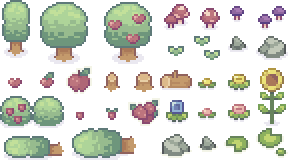
#> input picture game_source/Objects/Basic_Grass_Biom_things.png, 144 x 80 px, found by its file name (shown 2 times larger)
$ python extract_props.py game_source/Objects/Basic_Grass_Biom_things.png
#> lines starting #> are read from the running program, lines starting #| are printed output that depends on the picture; after the words box and inside, x2 and y2 are one past the last pixel; in counts of white or black regions, pixels touching at a corner belong together
#!/usr/bin/env python3
"""从图集里量出每个装饰物的包围盒。

素材包把对象**紧挨着**摆在一起(不留缝),所以不能按 16x16 网格切 ——
网格是一切,但每一格只是对象的一小块。这里用连通域(flood fill)把
"连在一起的不透明像素"归成一个对象,输出它的像素矩形。

顺便按调色板给一个**分类建议**(绿色=灌木 / 灰白=石头 / 褐色=木头),
同时打印 fill(不透明像素占包围盒的比例)。

注意:自动分类只是**建议**,不是答案。Sprout Lands 的石头本身就带灰绿色,
光看色相和草丛分不开,所以最终归类看的是 fill + 人眼复核。结果手抄进
`scripts/world/prop_db.gd` 的 `PROPS` 表 —— 那张表才是唯一权威。

用法(在项目根目录):
    python tools/extract_props.py game_source/Objects/Basic_Grass_Biom_things.png
"""
import sys
from collections import Counter, deque

import numpy as np
from PIL import Image


def components(path):
	"""返回 [(x, y, w, h, [(px, py), ...]), ...],按 y 再按 x 排序。"""
	alpha = np.array(Image.open(path).convert("RGBA"))
#> alpha is the input picture: shape (80, 144, 4); mean R, G, B, A 62.8, 64.7, 57.2, 98.3
	mask = alpha[:, :, 3] > 100
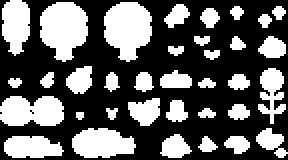
#> mask: shape (80, 144) bool (shown 2 times larger); 38.1% white; 35 white regions (1 under 20 px), largest, box (x1, y1, x2, y2) and area: (20, 1, 44, 31) 525, (52, 1, 76, 31) 525, (0, 48, 32, 63) 400
	height, width = mask.shape
#> height = 80; width = 144
	labels = -np.ones((height, width), dtype=int)
	found = []
	label = 0

	for sy in range(height):
		for sx in range(width):
			if not mask[sy, sx] or labels[sy, sx] >= 0:
				continue
			queue = deque([(sx, sy)])
			labels[sy, sx] = label
			pixels = []
			while queue:
				x, y = queue.popleft()
				pixels.append((x, y))
				for dy in (-1, 0, 1):
					for dx in (-1, 0, 1):
						nx, ny = x + dx, y + dy
						if 0 <= nx < width and 0 <= ny < height and mask[ny, nx] and labels[ny, nx] < 0:
							labels[ny, nx] = label
							queue.append((nx, ny))
			xs = [p[0] for p in pixels]
			ys = [p[1] for p in pixels]
			found.append((min(xs), min(ys), max(xs) - min(xs) + 1, max(ys) - min(ys) + 1, pixels))
			label += 1
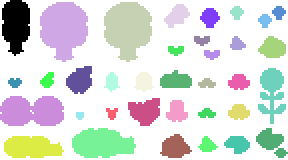
#> labels: shape (80, 144) int64 (shown 2 times larger); 36 distinct labels, from -1 to 34; one colour per label, 0 black, -1 white
#> after the loop, label = 35

	found.sort(key=lambda c: (c[1], c[0]))
	return alpha, found


def classify(alpha, pixels):
	"""按颜色给个种类建议。cream(米白)是描边色,单独统计不打分。"""
	score = Counter()
	for x, y in pixels:
		r, g, b = (int(v) for v in alpha[y, x, :3])
		if r > 235 and g > 235:
			continue
		if g >= r and g > b - 5:
			score["deco"] += 1          # 绿 -> 灌木 / 草
		elif r > g > b:
			score["wood"] += 1          # 褐 -> 木头
		elif abs(r - g) < 25 and abs(g - b) < 25:
			score["rock"] += 1          # 灰 -> 石头
	if not score:
		return "deco", score
	return score.most_common(1)[0][0], score

def main(path):
	alpha, found = components(path)
#> found = 35 items
	image = Image.open(path)
	print("# %s  %dx%d  %d objects" % (path, image.size[0], image.size[1], len(found)))
#| # game_source/Objects/Basic_Grass_Biom_things.png  144x80  35 objects
	for x, y, w, h, pixels in found:
		kind, score = classify(alpha, pixels)
		tall = "tree candidate" if h >= 20 else ""
		# fill = 不透明像素占包围盒的比例。石头/灌木是实心块(接近 1),
		# 草簇/花丛是稀疏的(0.2~0.4)—— 这是区分两者最靠谱的指标,
		# 因为 Sprout Lands 的石头本身就带灰绿色,光看色相分不出来。
		fill = len(pixels) / float(w * h)
		print("Rect2(%3d, %2d, %3d, %2d)  %-4s fill=%.2f %-14s %s" % (
			x, y, w, h, kind, fill, tall, dict(score)))
#> this loop made 35 passes
#> (x, y, w, h, kind, score, tall, fill) on passes 1 to 9: (1, 0, 14, 28, 'deco', {'deco': 267, 'wood': 37}, 'tree candidate', 0.776), (20, 1, 24, 30, 'deco', {'deco': 473, 'wood': 52}, 'tree candidate', 0.729), (52, 1, 24, 30, 'deco', {'deco': 395, 'wood': 55}, 'tree candidate', 0.729), (82, 2, 13, 12, 'wood', {'wood': 18}, '', 0.596), (115, 3, 7, 7, 'wood', {'wood': 2}, '', 0.673), (136, 3, 7, 7, 'wood', {'wood': 2}, '', 0.673), (100, 4, 10, 10, 'wood', {'wood': 14}, '', 0.68), (129, 7, 7, 7, 'wood', {'wood': 2}, '', 0.673), (97, 18, 8, 5, 'deco', {'deco': 30}, '', 0.75)
#> (x, y, w, h, kind, tall, fill) on pass 29: (38, 56, 4, 4, 'deco', '', 0.875)
#| Rect2(  1,  0,  14, 28)  deco fill=0.78 tree candidate {'deco': 267, 'wood': 37}
#| Rect2( 20,  1,  24, 30)  deco fill=0.73 tree candidate {'deco': 473, 'wood': 52}
#| Rect2( 52,  1,  24, 30)  deco fill=0.73 tree candidate {'deco': 395, 'wood': 55}
#| Rect2( 82,  2,  13, 12)  wood fill=0.60                {'wood': 18}
#| Rect2(115,  3,   7,  7)  wood fill=0.67                {'wood': 2}
#| Rect2(136,  3,   7,  7)  wood fill=0.67                {'wood': 2}
#| Rect2(100,  4,  10, 10)  wood fill=0.68                {'wood': 14}
#| Rect2(129,  7,   7,  7)  wood fill=0.67                {'wood': 2}
#> (further printed lines are left out)


if __name__ == "__main__":
	if len(sys.argv) < 2:
		print(__doc__)
		sys.exit(1)
	for argument in sys.argv[1:]:
		main(argument)

$ run again, with game_source/Objects/Basic_Furniture.png copied over game_source/Objects/Basic_Grass_Biom_things.png
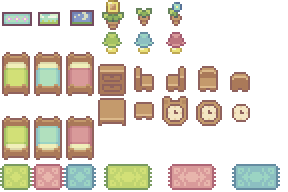
#> input picture game_source/Objects/Basic_Furniture.png, 144 x 96 px, found by its file name (shown 2 times larger)
#> in components, alpha is the input picture: shape (96, 144, 4); mean R, G, B, A 65.2, 58.4, 47.6, 94.9
#> in components, `mask = alpha[:, :, 3] > 100`:
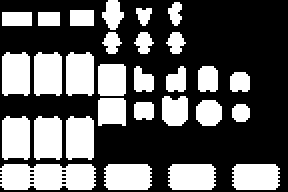
#> mask: shape (96, 144) bool (shown 2 times larger); 37.2% white; 29 white regions, largest, box (x1, y1, x2, y2) and area: (0, 82, 48, 95) 564, (52, 82, 76, 95) 292, (84, 82, 108, 95) 292
#> after the loop in components, `for sy in range(height):`:
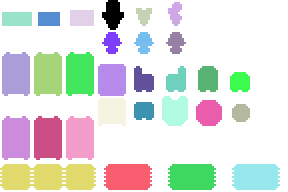
#> labels: shape (96, 144) int64 (shown 2 times larger); 30 distinct labels, from -1 to 28; one colour per label, 0 black, -1 white
#> found = 29 items
#| # game_source/Objects/Basic_Grass_Biom_things.png  144x96  29 objects
#> the loop in main, `for x, y, w, h, pixels in found:` made 29 passes
#> (x, y, w, h, kind, score, tall, fill) on passes 1 to 7: (51, 0, 11, 15, 'wood', {'wood': 65, 'deco': 42}, '', 0.661), (84, 1, 7, 12, 'deco', {'deco': 24, 'wood': 21}, '', 0.69), (68, 4, 8, 9, 'deco', {'deco': 30, 'wood': 20}, '', 0.694), (35, 5, 12, 8, 'deco', {'deco': 20}, '', 1), (1, 6, 15, 7, 'deco', {'deco': 50}, '', 1), (19, 6, 11, 7, 'deco', {'deco': 40}, '', 1), (51, 16, 10, 11, 'deco', {'deco': 54, 'wood': 14}, '', 0.636)
#> (printed output is left out)
